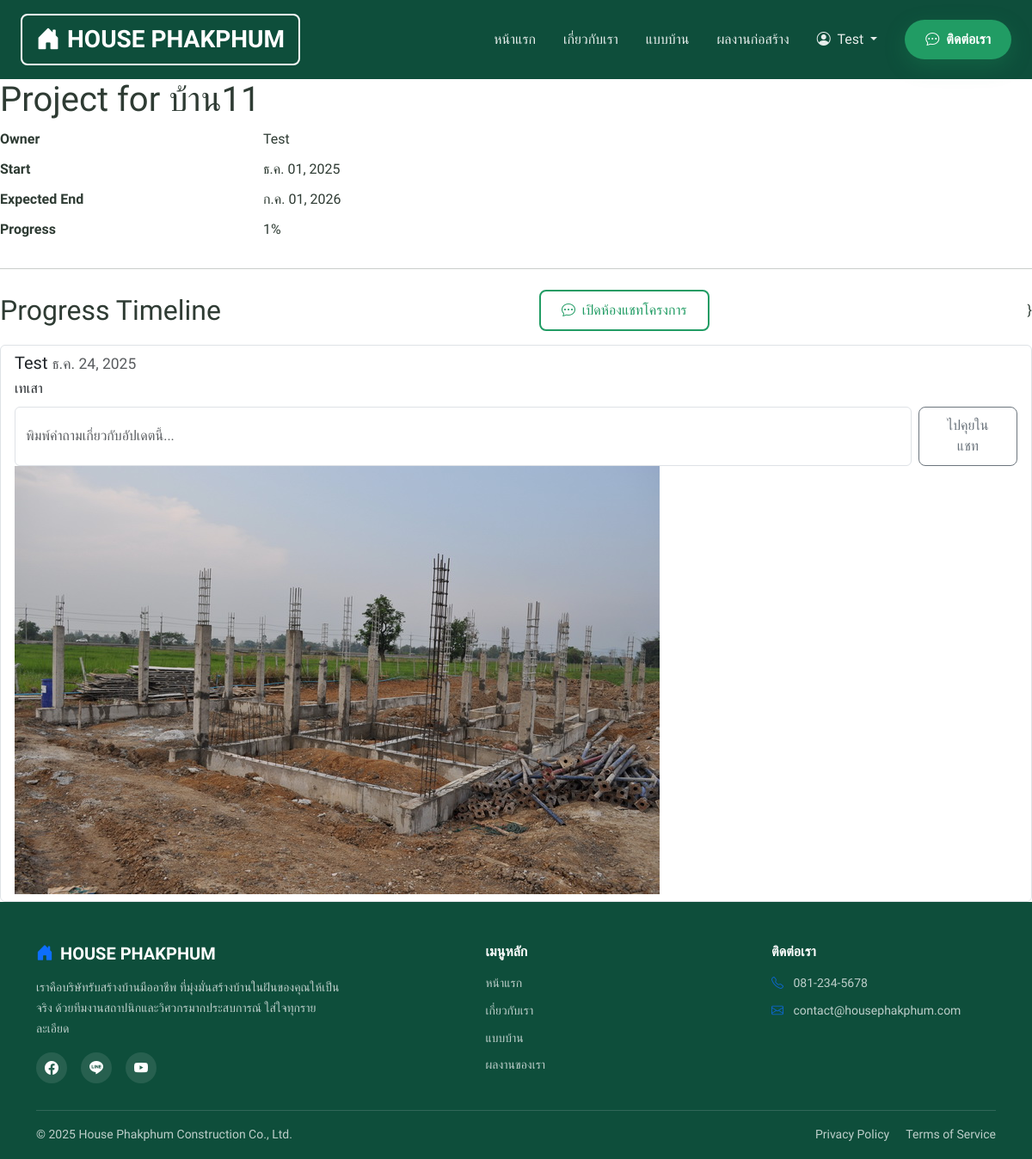
The page /construction/6/ (signed in) on the database its author committed.
### construction/models.py (models this page shows, shortened)
class ConstructionProject(models.Model):
	owner = models.ForeignKey(
		settings.AUTH_USER_MODEL,
		on_delete=models.CASCADE,
		related_name='construction_projects',
	)
	quote = models.OneToOneField(
		Quote,
		on_delete=models.SET_NULL,
		related_name='project',
		blank=True,
		null=True,
	)
	start_date = models.DateField()
	expected_end_date = models.DateField()
	total_progress = models.PositiveIntegerField(
		default=0,
		validators=[MinValueValidator(0), MaxValueValidator(100)],
	)
	created_at = models.DateTimeField(auto_now_add=True)
	updated_at = models.DateTimeField(auto_now=True)
	class Meta:
		ordering = ['-created_at']
	def __str__(self) -> str:
		if self.quote:
			return f"Project for {self.quote.reference_name}"
		return f"Project for {self.owner.get_username()}"

class ProgressUpdate(models.Model):
	project = models.ForeignKey(
		ConstructionProject,
		on_delete=models.CASCADE,
		related_name='updates',
	)
	stage_name = models.CharField(max_length=120)
	description = models.TextField()
	site_image = models.ImageField(
		upload_to='construction/updates/',
		blank=True,
		null=True,
	)
	update_date = models.DateField(default=timezone.now)
	created_at = models.DateTimeField(auto_now_add=True)
	class Meta:
		ordering = ['-update_date', '-created_at']

### quotes/models.py (models this page shows, shortened)
class Quote(models.Model):
	class Status(models.TextChoices):
		DRAFT = 'draft', 'Draft'
		PENDING = 'pending', 'Pending'
		APPROVED = 'approved', 'Approved'
	design = models.ForeignKey(
		HouseDesign,
		on_delete=models.CASCADE,
		related_name='quotes',
		null=True,
		blank=True,
	)
	requested_by = models.ForeignKey(
		settings.AUTH_USER_MODEL,
		on_delete=models.CASCADE,
		related_name='quotes',
	)
	catalog_design = models.ForeignKey(
		'catalog.CatalogDesign',
		on_delete=models.CASCADE,
		related_name='quotes',
		null=True,
		blank=True,
	)
	price = models.DecimalField(max_digits=12, decimal_places=2, null=True, blank=True)
	status = models.CharField(
		max_length=20,
		choices=Status.choices,
		default=Status.PENDING,
	)
	created_at = models.DateTimeField(auto_now_add=True)
	updated_at = models.DateTimeField(auto_now=True)
	class Meta:
		ordering = ['-created_at']
		constraints = [
			models.UniqueConstraint(fields=['design', 'requested_by'], name='unique_quote_design_user'),
			models.UniqueConstraint(fields=['catalog_design', 'requested_by'], name='unique_quote_catalog_user'),
		]
	@property
	def reference_name(self) -> str:
		if self.design:
			return self.design.title
		if self.catalog_design:
			return self.catalog_design.name
		return 'Unnamed Design'

### catalog/models.py (models this page shows, shortened)
class CatalogDesign(models.Model):
    name = models.CharField(max_length=255)
    slug = models.SlugField(unique=True, max_length=255, blank=True)
    concept = models.TextField()
    base_price = models.DecimalField(max_digits=12, decimal_places=2)
    area_sqm = models.PositiveIntegerField()
    bedrooms = models.PositiveSmallIntegerField()
    bathrooms = models.PositiveSmallIntegerField()
    dimensions = models.CharField(max_length=120)
    cover_image = models.ImageField(upload_to="catalog/covers/")
    floor_plan_image = models.ImageField(upload_to="catalog/floor_plans/", blank=True, null=True)
    class Style(models.TextChoices):
        MODERN = "modern", "Modern"
        NORDIC = "nordic", "Nordic"
        CONTEMPORARY = "contemporary", "Contemporary"
        LUXURY = "luxury", "Luxury"
        TROPICAL = "tropical", "Tropical"
        OTHER = "other", "Other"
    style = models.CharField(
        max_length=20,
        choices=Style.choices,
        default=Style.MODERN,
        verbose_name="House Style",
    )
    is_featured = models.BooleanField(default=False)
    created_at = models.DateTimeField(auto_now_add=True)
    updated_at = models.DateTimeField(auto_now=True)
    class Meta:
        ordering = ["-is_featured", "name"]
        verbose_name = "Catalog Design"
        verbose_name_plural = "Catalog Designs"

### construction/views.py (the view)
# urls.py: path("<int:pk>/", ConstructionProjectDetailView.as_view(), name="detail"),
class ConstructionProjectDetailView(LoginRequiredMixin, ProjectQuerysetMixin, DetailView):
	model = ConstructionProject
	template_name = 'construction/project_detail.html'
	context_object_name = 'project'
	def get_queryset(self):
		return super().get_queryset().prefetch_related('updates')

### construction/views.py (called while the page is built)
	def get_queryset(self):
		queryset = super().get_queryset().select_related('owner', 'quote__design')
		if self.request.user.is_superuser:
			return queryset
		return queryset.filter(owner=self.request.user)

### templates/construction/project_detail.html (shortened to what this page needs)
{% extends "base.html" %}
{% block content %}
<h1>{{ project }}</h1>
<dl class="row">
    <dt class="col-sm-3">Owner</dt>
    <dd class="col-sm-9">{{ project.owner.get_username }}</dd>
    <dt class="col-sm-3">Start</dt>
    <dd class="col-sm-9">{{ project.start_date|date:"M d, Y" }}</dd>
    <dt class="col-sm-3">Expected End</dt>
    <dd class="col-sm-9">{{ project.expected_end_date|date:"M d, Y" }}</dd>
    <dt class="col-sm-3">Progress</dt>
    <dd class="col-sm-9">{{ project.total_progress }}%</dd>
</dl>
<hr class="my-4">
<div class="d-flex justify-content-between align-items-center mb-3">
    <h2 class="mb-0">Progress Timeline</h2>
    <div class="d-flex gap-2">
        <a class="btn btn-outline-primary" href="{% url 'chat:project' project.pk %}"><i class="bi bi-chat-dots me-1"></i> เปิดห้องแชทโครงการ</a>
    </div>
}</div>
<div class="list-group">
    {% for update in project.updates.all %}
        <div class="list-group-item">
            <h5 class="mb-1">{{ update.stage_name }} <small class="text-muted">{{ update.update_date|date:"M d, Y" }}</small></h5>
                        <p class="mb-2">{{ update.description }}</p>
                        <div class="mt-2">
                            <form class="d-flex gap-2" action="{% url 'chat:project' project.pk %}" method="get">
                                <input type="text" class="form-control" placeholder="พิมพ์คำถามเกี่ยวกับอัปเดตนี้...">
                                <button type="submit" class="btn btn-outline-secondary">ไปคุยในแชท</button>
                            </form>
                        </div>
            {% if update.site_image %}
                <img src="{{ update.site_image.url }}" alt="Site image" class="img-fluid">
            {% endif %}
        </div>
    {% empty %}
        <div class="list-group-item">No updates yet.</div>
    {% endfor %}
</div>
{% endblock %}

### templates/base.html (shortened to what this page needs)
{% load static %}
<!DOCTYPE html>
<html lang="th">
<head>
    <link rel="stylesheet" href="https://cdn.jsdelivr.net/npm/bootstrap@5.3.3/dist/css/bootstrap.min.css">
    <link rel="stylesheet" href="https://cdn.jsdelivr.net/npm/bootstrap-icons@1.11.3/font/bootstrap-icons.min.css">
    <link rel="stylesheet" href="{% static 'css/styles.css' %}">
</head>
<body class="{% block body_class %}{% endblock %}">
    {% block nav %}
    <nav class="navbar navbar-expand-lg navbar-mtech" id="mainNavbar">
        <div class="container-fluid px-4">
            <a class="navbar-brand" href="{% url 'dashboard' %}">
                <i class="bi bi-house-door-fill me-2"></i>HOUSE PHAKPHUM
            </a>
            <div class="collapse navbar-collapse" id="navbarMain">
                <ul class="navbar-nav ms-auto align-items-lg-center">
                    <li class="nav-item"><a class="nav-link" href="{% url 'dashboard' %}">หน้าแรก</a></li>
                    <li class="nav-item"><a class="nav-link" href="{% url 'about' %}">เกี่ยวกับเรา</a></li>
                    <li class="nav-item"><a class="nav-link" href="{% url 'catalog:list' %}">แบบบ้าน</a></li>
                    <li class="nav-item"><a class="nav-link" href="{% url 'construction:list' %}">ผลงานก่อสร้าง</a>
                    </li>
                    {% if user.is_authenticated %}
                    <li class="nav-item dropdown">
                        <a class="nav-link dropdown-toggle" href="#" data-bs-toggle="dropdown">
                            <i class="bi bi-person-circle me-1"></i> {{ user.first_name|default:user.username }}
                        </a>
                    </li>
                    {% endif %}
                    <li class="nav-item ms-lg-3">
                        <a class="nav-link btn-cta" href="{% url 'contact' %}">
                            <i class="bi bi-chat-dots me-1"></i> ติดต่อเรา
                        </a>
                    </li>
                </ul>
            </div>
        </div>
    </nav>
    {% endblock %}
    <main>
        {% block content %}{% endblock %}
    </main>
    <footer class="footer-mtech pt-5 pb-3 mt-auto">
        <div class="container">
            <div class="row g-4 justify-content-between">
                <div class="col-lg-4 col-md-6">
                    <h5 class="fw-bold mb-3 text-white">
                        <i class="bi bi-house-door-fill me-2 text-primary"></i>HOUSE PHAKPHUM
                    </h5>
                    <p class="text-light opacity-75 small">
                        เราคือบริษัทรับสร้างบ้านมืออาชีพ ที่มุ่งมั่นสร้างบ้านในฝันของคุณให้เป็นจริง
                        ด้วยทีมงานสถาปนิกและวิศวกรมากประสบการณ์ ใส่ใจทุกรายละเอียด
                    </p>
                    <div class="d-flex gap-3 mt-3">
                        <a href="#" class="social-icon"><i class="bi bi-facebook"></i></a>
                        <a href="#" class="social-icon"><i class="bi bi-line"></i></a>
                        <a href="#" class="social-icon"><i class="bi bi-youtube"></i></a>
                    </div>
                </div>
                <div class="col-lg-2 col-md-6">
                    <h6 class="fw-bold text-white mb-3">เมนูหลัก</h6>
                    <ul class="list-unstyled small">
                        <li class="mb-2"><a href="{% url 'dashboard' %}"
                                class="text-light opacity-75 text-decoration-none">หน้าแรก</a></li>
                        <li class="mb-2"><a href="{% url 'about' %}"
                                class="text-light opacity-75 text-decoration-none">เกี่ยวกับเรา</a></li>
                        <li class="mb-2"><a href="{% url 'catalog:list' %}"
                                class="text-light opacity-75 text-decoration-none">แบบบ้าน</a></li>
                        <li class="mb-2"><a href="{% url 'construction:list' %}"
                                class="text-light opacity-75 text-decoration-none">ผลงานของเรา</a></li>
                    </ul>
                </div>
                <div class="col-lg-3 col-md-6">
                    <h6 class="fw-bold text-white mb-3">ติดต่อเรา</h6>
                    <ul class="list-unstyled small text-light opacity-75">
                        <li class="mb-2"><i class="bi bi-telephone me-2 text-primary"></i> 081-234-5678</li>
                        <li class="mb-2"><i class="bi bi-envelope me-2 text-primary"></i> contact@housephakphum.com
                        </li>
                    </ul>
                </div>
            </div>
            <hr class="border-light opacity-10 mt-4 mb-3">
            <div class="row align-items-center small text-light opacity-75">
                <div class="col-md-6 text-center text-md-start">
                    &copy; 2025 House Phakphum Construction Co., Ltd.
                </div>
                <div class="col-md-6 text-center text-md-end">
                    <a href="#" class="text-light text-decoration-none me-3">Privacy Policy</a>
                    <a href="#" class="text-light text-decoration-none">Terms of Service</a>
                </div>
            </div>
        </div>
    </footer>
</body>
</html>

### static/css/styles.css (style rules this page uses)
:root { --primary-h: 153; --primary-s: 65%; --primary-l: 37%; --color-primary: hsl(var(--primary-h), var(--primary-s), var(--primary-l)); --secondary-h: 162; --secondary-s: 70%; --secondary-l: 18%; --color-secondary: hsl(var(--secondary-h), var(--secondary-s), var(--secondary-l)); --color-accent: #C0CA33; --color-background: #FFFFFF; --color-surface: #F1F8E9; --color-surface-alt: #E8F5E9; --color-text-main: #2E3B33; --color-text-muted: #5F7D6D; --color-text-light: #FFFFFF; --gradient-primary: linear-gradient(135deg, hsl(153, 65%, 40%) 0%, hsl(145, 60%, 35%) 100%); --gradient-secondary: linear-gradient(135deg, hsl(162, 70%, 18%) 0%, hsl(160, 60%, 12%) 100%); --gradient-hero-overlay: linear-gradient(to right, rgba(14, 77, 58, 0.7) 0%, rgba(14, 77, 58, 0.2) 100%); --shadow-sm: 0 2px 8px rgba(33, 155, 93, 0.08); --shadow-md: 0 8px 24px rgba(33, 155, 93, 0.12); --shadow-lg: 0 16px 48px rgba(33, 155, 93, 0.15); --shadow-green: 0 8px 24px rgba(33, 155, 93, 0.25); --shadow-orange: var(--shadow-green); --radius-sm: 8px; --radius-md: 16px; --radius-lg: 24px; --radius-pill: 50rem; --transition-smooth: 0.3s cubic-bezier(0.25, 0.8, 0.25, 1); }
body { background-color: var(--color-background); color: var(--color-text-main); font-family: "Prompt", sans-serif; line-height: 1.7; }
a { color: var(--color-primary); text-decoration: none; transition: var(--transition-smooth); }
.navbar-mtech { position: relative; background-color: var(--color-secondary); top: 0; left: 0; right: 0; z-index: 1030; padding: 1rem 0; transition: var(--transition-smooth); }
.navbar-mtech .navbar-brand { font-weight: 800; font-size: 1.75rem; color: white; border: 2px solid white; padding: 0.25rem 1rem; border-radius: 8px; transition: var(--transition-smooth); }
.navbar-mtech .nav-link { color: rgba(255, 255, 255, 0.9) !important; font-weight: 500; padding: 0.5rem 1rem !important; }
.navbar-mtech .btn-cta { background: var(--color-primary); color: white !important; border-radius: var(--radius-pill); padding: 0.6rem 1.5rem !important; font-weight: 600; box-shadow: var(--shadow-orange); }
.btn { border-radius: var(--radius-sm); padding: 0.6rem 1.5rem; font-weight: 500; transition: var(--transition-smooth); }
.btn-outline-primary { color: var(--color-primary); border: 2px solid var(--color-primary); background: transparent; }
.footer-mtech { background-color: var(--color-secondary); color: white; }
.footer-mtech .social-icon { width: 36px; height: 36px; background: rgba(255, 255, 255, 0.1); color: white; display: flex; align-items: center; justify-content: center; border-radius: 50%; transition: var(--transition-smooth); }
.footer-mtech hr { opacity: 0.15; }

### rows shown on the page
ConstructionProject: quote.name "Project for บ้าน11", owner.get_username "Test", start_date "ธ.ค. 01, 2025", expected_end_date "ก.ค. 01, 2026", total_progress "1"
ProgressUpdate: stage_name "Test", update_date "ธ.ค. 24, 2025", description "เทเสา", site_image (picture)

### other values the page prints
{{ user.first_name|default:user.username }} "Test"
